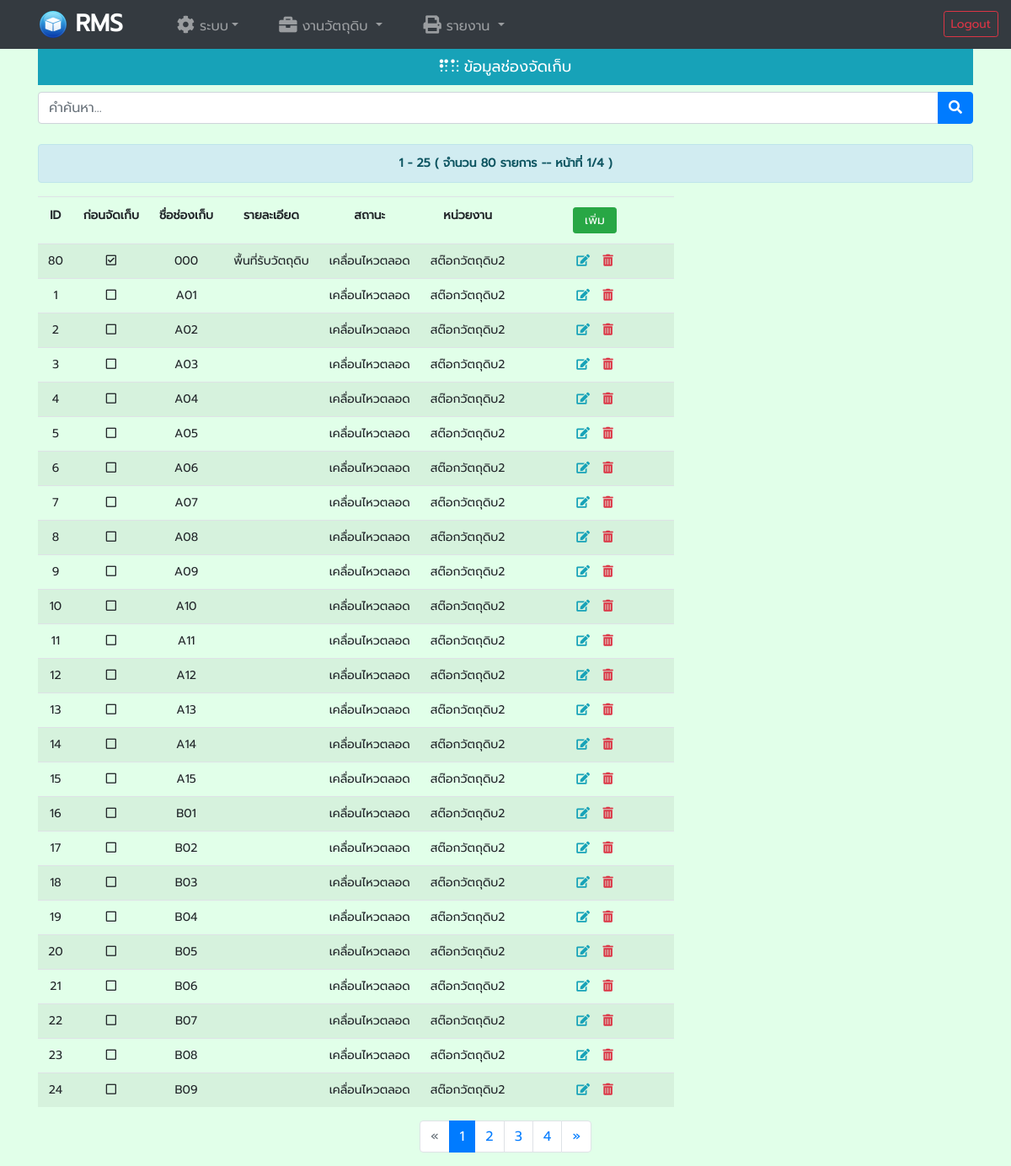
Screenshot of /data_shelf.php (signed in) with the database file from the repository.
### tables this page shows
CREATE TABLE `shelf` (
  `shelf_id` int(4) NOT NULL,
  `depart_id` int(3) NOT NULL,
  `sh_type_id` tinyint(3) NOT NULL,
  `default_shelf` tinyint(1) NOT NULL DEFAULT 0,
  `shelf_name` varchar(20) NOT NULL,
  `shelf_desc` varchar(50) NOT NULL
);

CREATE TABLE `moving_type` (
  `mov_id` tinyint(3) NOT NULL,
  `mov_type` varchar(30) NOT NULL
);

CREATE TABLE `depart` (
  `id_depart` tinyint(3) NOT NULL,
  `depart` varchar(50) NOT NULL
);

### data_shelf.php (the view, shortened to what this page needs)
<!doctype html>
<html lang="en">
<head>
	<link rel="stylesheet" href="./css/bootstrap.min.css">
	<link rel="stylesheet" href="./css/all.min.css">
	<link rel="stylesheet" href="./css/menunav.css">
	<?php
	include 'Menu_admin.php';
	include_once 'dbConn.php';
	$show = (isset($_GET['show'])) ? $_GET['show'] : '';
	$submit = (isset($_GET['submit'])) ? $_GET['submit'] : '';
	$page = (isset($_GET['page'])) ? $_GET['page'] : '';
	$search = (isset($_GET['Search'])) ? $_GET['Search'] : ((isset($_POST['Search'])) ? $_POST['Search'] : '');
	?>
</head>
<body>
	<div class="container">
		<div class="row">
			<div class="col-md-12" style='margin-bottom: 8px; font-size:18px;'>
				<span class="d-block p-2 bg-info text-white" align="center"><i class="fas fa-braille" aria-hidden="true"></i> ข้อมูลช่องจัดเก็บ</span>
			</div>
			<?php
			if ($submit == "" or $show == "OK") { ?>
				<div class="col-md-12">
					<form name="fmSearch" method="post" action="data_shelf.php?show=OK" role='Search'>
						<div class="form-group row">
							<div class="input-group mb-2 col-md-12">
								<input name='Search' type="text" class="form-control" placeholder="คำค้นหา..." value='<?php echo ($search); ?>' onFocus="this.value ='';">
								<div class="input-group-append">
									<button class="btn btn-primary" type='submit'><i class="fa fa-search" aria-hidden="true"></i></button>
								</div>
							</div>
						</div>
					</form>
				</div>
				<?php
				$limit = '25';
				$rec_sql = "SELECT shelf_id,shelf_name,shelf_desc, mov_type, depart_id, depart, default_shelf FROM (shelf INNER JOIN moving_type ON sh_type_id = mov_id ) INNER JOIN depart ON depart_id = id_depart WHERE(CONCAT(shelf_name,' ',shelf_desc,' ',mov_type,' ',depart,IF(default_shelf = 1,' ก่อนจัดเก็บ',' ทั่วไป')) like '%$search%')
			ORDER by depart, shelf_name ";
				$Qtotal = mysqli_query($dbconn, $rec_sql) or die(mysqli_error($dbconn . " Q=" . $rec_sql));
				$total_data = mysqli_num_rows($Qtotal);
				$total_page = ceil($total_data / $limit);
				if ($page <= 0 or $page == '') {
					$page = 1;
				}
				$start = ($page - 1) * $limit;
				$from = $start + 1;
				$to = $page * $limit;
				?>
				<div class="col-md-12">
					<div class='alert alert-info' role='alert' align="center">
						<?php
						echo ($from . " - " . $to);
						echo (" ( จำนวน " . number_format($total_data) . " รายการ ");
						echo (" -- หน้าที่ " . number_format($page) . "/");
						echo (number_format($total_page) . " )");
						?>
					</div>
				</div>
				<div class="col-md-12">
					<table class="table table-striped table-responsive">
						<thead>
							<tr>
								<td align='center'><strong>ID</strong>
								</td>
								<td align='center'><strong>ก่อนจัดเก็บ</strong>
								</td>
								<td align='center'><strong>ชื่อช่องเก็บ</strong>
								</td>
								<td align='center'><strong>รายละเอียด</strong>
								</td>
								<td align='center'><strong>สถานะ</strong>
								</td>
								<td align='center'><strong>หน่วยงาน</strong>
								</td>
								<td width="25%" align="center"><a href="data_shelf.php?submit=Add&Search=<?php echo($search)?>" class='btn btn-success btn-sm' role='button'>&nbsp;เพิ่ม&nbsp;</a>
								</td>
							</tr>
						</thead>
						<tbody>
							<?php
							$rec_sql = "SELECT shelf_id,shelf_name,shelf_desc, mov_type, depart_id, depart,default_shelf FROM (shelf INNER JOIN moving_type ON sh_type_id = mov_id ) INNER JOIN depart ON depart_id = id_depart WHERE(CONCAT(shelf_name,' ',shelf_desc,' ',mov_type,' ',depart,IF(default_shelf = 1,' ก่อนจัดเก็บ',' ทั่วไป')) like '%$search%')
						ORDER by depart, shelf_name  LIMIT $start,$limit";
							$query = mysqli_query($dbconn, $rec_sql) or die(mysqli_error($dbconn . " Q=" . $rec_sql));
							while ($arr = mysqli_fetch_array($query)) {
								$autoid = $arr['shelf_id'];
							?>
								<tr>
									<td align='center'>
										<?php echo $arr['shelf_id'] ?>
									</td>
									<td align='center'><i class="far <?php if ($arr['default_shelf'] == 1) {
																			echo (' fa-check-square');
																		} else {
																			echo (' fa-square');
																		} ?>" aria-hidden="true"></i>
									</td>
									<td align='center'>
										<?php echo $arr['shelf_name'] ?>
									</td>
									<td align='center'>
										<?php echo $arr['shelf_desc'] ?>
									</td>
									<td align='center'>
										<?php echo $arr['mov_type'] ?>
									</td>
									<td align='center'>
										<?php echo $arr['depart'] ?>
									</td>
									<td align="center">
										<a href="data_shelf.php?submit=Edit&show=&selid=<?php echo ($autoid) ?>&Search=<?php echo($search)?>" title='แก้ไขข้อมูล' class="text-info"><i class="fas fa-edit" aria-hidden="true"></i></a>&nbsp;&nbsp;
									<?php if ($_SESSION['s_sys'] == 1) { ?>
										<a href="#" title='ลบข้อมูล' class="cf_delete text-danger" data-id="<?php echo ($autoid) ?>" data-show="<?php echo (" [ " . $arr['shelf_id'] . " ] ช่อง:" . $arr['shelf_name']) ?>"><i class="fas fa-trash-alt" aria-hidden="true"></i></a>
									<?php } else { ?>
										<a title='ไม่อนุญาต !' style="color:#b6b6b6;"><i class="fas fa-trash-alt"></i></a>
									<?php } ?>
									</td>
								</tr>
							<?php }
							?>
						</tbody>
					</table>
					<nav aria-label="Page navigation">
					<?php $_link = "data_shelf?Search=".$search."&page="; ?>
						<ul class='pagination justify-content-center'>
							<li class="page-item <?php if ($page == 1) echo ('disabled') ?>"><a class="page-link" href='<?php echo ($_link.$page - 1) ?>' aria-label='ก่อนหน้า'><span aria-hidden='true'>&laquo;</span></a>
							</li>
							<?php 	for ($i = 1; $i <= $total_page; $i++) {
							?>
								<li class="page-item <?php if ($page == $i) echo ('active'); ?>">
									<a class="page-link" href='<?php echo ($_link.$i) ?>'><?php echo $i ?></a>
								</li>
							<?php } ?>
							<li class="page-item <?php if ($page == $total_page) echo ('disabled'); ?>"><a class="page-link" href='<?php echo ($_link.$page + 1) ?>' aria-label='ถัดไป'><span aria-hidden='true'>&raquo;</span></a>
							</li>
						</ul>
					</nav>
				</div>
			<?php mysqli_close($dbconn); } ?>
		</div>
	</div>
</body>
</html>

### css/menunav.css (style rules this page uses)
body { font-family: var(--prompt); background-color: var(--bg-color); margin-top: 0; }
tbody { font: normal 400 14px/16px var(--prompt); }
.alert { font: normal bold 14px/20px var(--prompt); }
thead { font: normal bold 14px/20px var(--prompt); }

### css/partials/_variables.css (style rules this page uses)
:root { --primary-color:#ff5e00; --primary-color2:#ffda62; --title-color:#505050; --text-color:#777777; --border-color:#201f1f17; --gradient-color:linear-gradient(90deg,#ff5e00 10%,#f8ae4d 100%); --shadow-color:0px 10px 30px rgba(120,85,225,0.3); --shadow-color2:3px 3px 0px rgba(0, 0, 0, 0.3), 2px 2px 0px rgba(0, 0, 0, 0.3), 1px 1px 0px rgba(0, 0, 0, 0.5); --box-shadow:0px 10px 30px rgba(70, 60, 55, 0.3); --bg-color: #E1FFE9; --roboto:'Roboto',cursive; --sarabun:'Sarabun',cursive; --sriracha:'Sriracha',cursive; --merienda:'Merienda',cursive; --prompt:'Prompt',cursive; --quark:'Quark',cursive; }

### rows the page displays
shelf: shelf_id "80", default_shelf 1 (drawn), shelf_name "000", shelf_desc "พื้นที่รับวัตถุดิบ", moving_type.mov_type "เคลื่อนไหวตลอด", depart.depart "สต๊อกวัตถุดิบ2"
shelf: shelf_id "1", default_shelf 0 (drawn), shelf_name "A01", moving_type.mov_type "เคลื่อนไหวตลอด", depart.depart "สต๊อกวัตถุดิบ2"
shelf: shelf_id "2", default_shelf 0 (drawn), shelf_name "A02", moving_type.mov_type "เคลื่อนไหวตลอด", depart.depart "สต๊อกวัตถุดิบ2"
shelf: shelf_id "3", default_shelf 0 (drawn), shelf_name "A03", moving_type.mov_type "เคลื่อนไหวตลอด", depart.depart "สต๊อกวัตถุดิบ2"
shelf: shelf_id "4", default_shelf 0 (drawn), shelf_name "A04", moving_type.mov_type "เคลื่อนไหวตลอด", depart.depart "สต๊อกวัตถุดิบ2"
shelf: shelf_id "5", default_shelf 0 (drawn), shelf_name "A05", moving_type.mov_type "เคลื่อนไหวตลอด", depart.depart "สต๊อกวัตถุดิบ2"
shelf: shelf_id "6", default_shelf 0 (drawn), shelf_name "A06", moving_type.mov_type "เคลื่อนไหวตลอด", depart.depart "สต๊อกวัตถุดิบ2"
shelf: shelf_id "7", default_shelf 0 (drawn), shelf_name "A07", moving_type.mov_type "เคลื่อนไหวตลอด", depart.depart "สต๊อกวัตถุดิบ2"
shelf: shelf_id "8", default_shelf 0 (drawn), shelf_name "A08", moving_type.mov_type "เคลื่อนไหวตลอด", depart.depart "สต๊อกวัตถุดิบ2"
shelf: shelf_id "9", default_shelf 0 (drawn), shelf_name "A09", moving_type.mov_type "เคลื่อนไหวตลอด", depart.depart "สต๊อกวัตถุดิบ2"
shelf: shelf_id "10", default_shelf 0 (drawn), shelf_name "A10", moving_type.mov_type "เคลื่อนไหวตลอด", depart.depart "สต๊อกวัตถุดิบ2"
shelf: shelf_id "11", default_shelf 0 (drawn), shelf_name "A11", moving_type.mov_type "เคลื่อนไหวตลอด", depart.depart "สต๊อกวัตถุดิบ2"
shelf: shelf_id "12", default_shelf 0 (drawn), shelf_name "A12", moving_type.mov_type "เคลื่อนไหวตลอด", depart.depart "สต๊อกวัตถุดิบ2"
shelf: shelf_id "13", default_shelf 0 (drawn), shelf_name "A13", moving_type.mov_type "เคลื่อนไหวตลอด", depart.depart "สต๊อกวัตถุดิบ2"
shelf: shelf_id "14", default_shelf 0 (drawn), shelf_name "A14", moving_type.mov_type "เคลื่อนไหวตลอด", depart.depart "สต๊อกวัตถุดิบ2"
shelf: shelf_id "15", default_shelf 0 (drawn), shelf_name "A15", moving_type.mov_type "เคลื่อนไหวตลอด", depart.depart "สต๊อกวัตถุดิบ2"
shelf: shelf_id "16", default_shelf 0 (drawn), shelf_name "B01", moving_type.mov_type "เคลื่อนไหวตลอด", depart.depart "สต๊อกวัตถุดิบ2"
shelf: shelf_id "17", default_shelf 0 (drawn), shelf_name "B02", moving_type.mov_type "เคลื่อนไหวตลอด", depart.depart "สต๊อกวัตถุดิบ2"
shelf: shelf_id "18", default_shelf 0 (drawn), shelf_name "B03", moving_type.mov_type "เคลื่อนไหวตลอด", depart.depart "สต๊อกวัตถุดิบ2"
shelf: shelf_id "19", default_shelf 0 (drawn), shelf_name "B04", moving_type.mov_type "เคลื่อนไหวตลอด", depart.depart "สต๊อกวัตถุดิบ2"
shelf: shelf_id "20", default_shelf 0 (drawn), shelf_name "B05", moving_type.mov_type "เคลื่อนไหวตลอด", depart.depart "สต๊อกวัตถุดิบ2"
shelf: shelf_id "21", default_shelf 0 (drawn), shelf_name "B06", moving_type.mov_type "เคลื่อนไหวตลอด", depart.depart "สต๊อกวัตถุดิบ2"
shelf: shelf_id "22", default_shelf 0 (drawn), shelf_name "B07", moving_type.mov_type "เคลื่อนไหวตลอด", depart.depart "สต๊อกวัตถุดิบ2"
shelf: shelf_id "23", default_shelf 0 (drawn), shelf_name "B08", moving_type.mov_type "เคลื่อนไหวตลอด", depart.depart "สต๊อกวัตถุดิบ2"
shelf: shelf_id "24", default_shelf 0 (drawn), shelf_name "B09", moving_type.mov_type "เคลื่อนไหวตลอด", depart.depart "สต๊อกวัตถุดิบ2"

### other values shown
$from "1"
$to "25"
$total_data "80"
$page "1"
$total_page "4"
